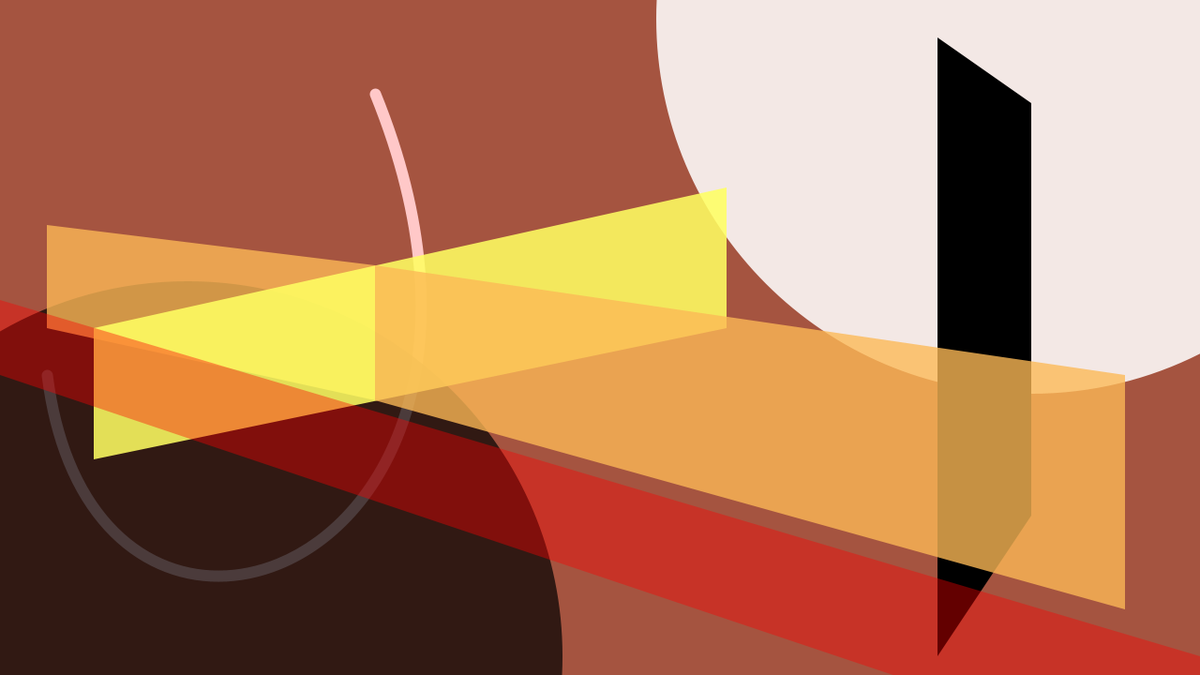
Frame 1 (no input)
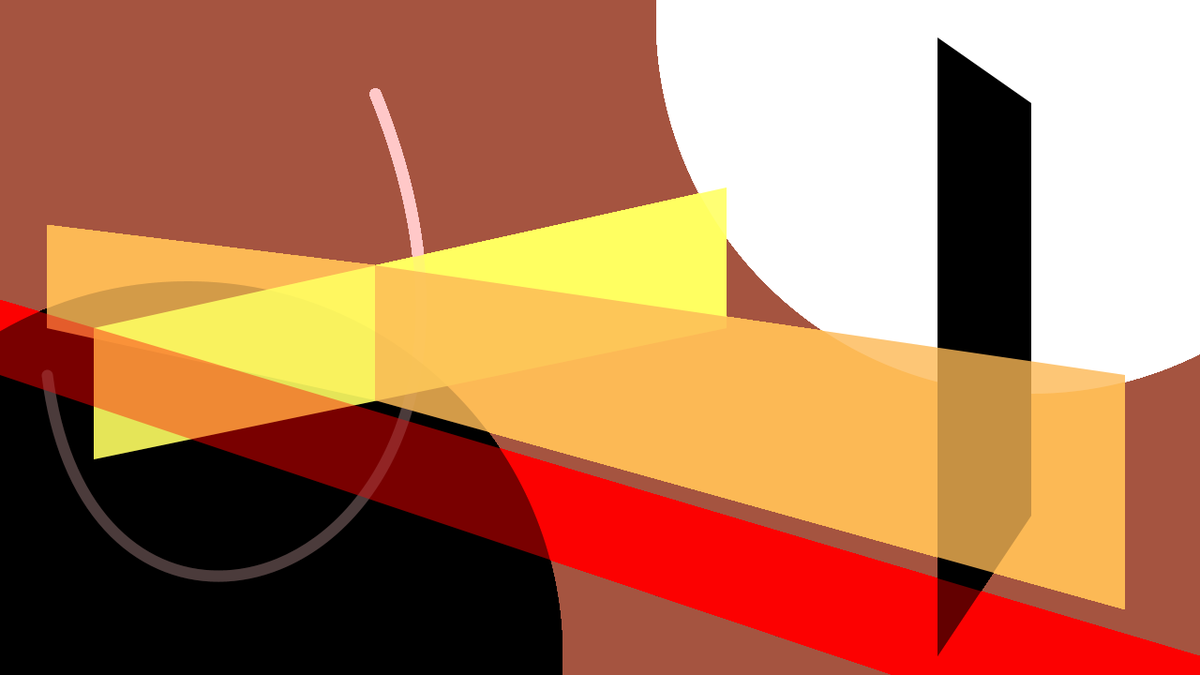
Frame 60 (the mouse pressed at the canvas centre just before this capture)
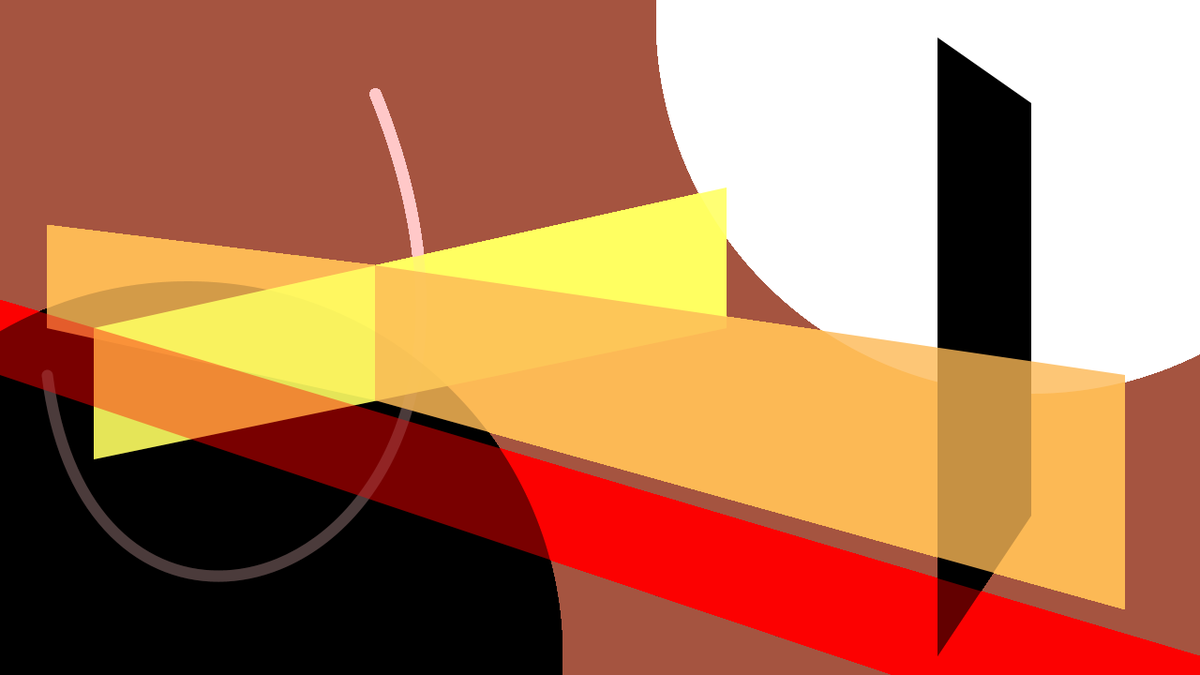
Frame 120 (the mouse held since frame 60 and released just before this capture)

The Processing sketch that drew these frames (run headless with seeded random() and noise(); from frame 60 on, the mouse is pressed at the canvas centre):

// Processing sketch: sketch_170909a
// ── sketch_170909a.pde
//this is the first artwork for language
void setup() {
size(1280,720);

//determines canvas size

background(165,84,64);
//background color
}

void draw() {

noFill();
stroke(255,200,200); 
strokeWeight(12);
beginShape();
vertex(400, 100); // first point
bezierVertex(605, 605, 100, 800, 50, 400);
endShape();
  
  
//circle right upper
noStroke();
fill(255,255,255,220);
ellipseMode(CENTER);
ellipse(1100,20,800,800);

//circle left lower
noStroke();
fill(0,0,0,180);
ellipseMode(CENTER);
ellipse(200,700,800,800);

//quadblackbehind1
noStroke();
fill(0,0,0,255);
quad(1000,700,1100,550,1100,110,1000,40);

//quadtan2behind
noStroke();
fill(252,185,85,200);
quad(400,427,400,283,50,240,50,350);



//quadyellow1
noStroke();
fill(255,255,97,220);
quad(100,490,100,350,775,200,775,350);

//quadtan1
noStroke();
fill(252,185,85,200);
quad(400,427,400,283,1200,400,1200,650);


//quadred1
noStroke();
fill(252,0,0,100);
quad(000,400,000,320,1280,700,1280,830);

}
